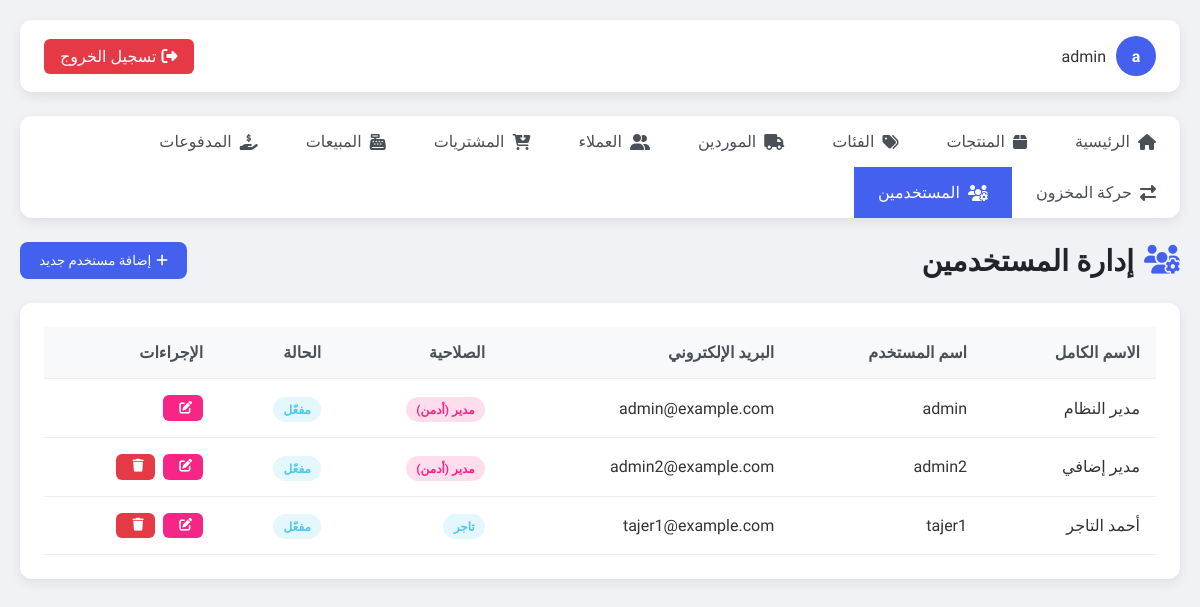
/users.php (signed in), run on the app's committed database.
### tables this page shows
CREATE TABLE IF NOT EXISTS users (
    id INT AUTO_INCREMENT PRIMARY KEY,
    username VARCHAR(100) NOT NULL UNIQUE,
    password VARCHAR(255) NOT NULL,
    full_name VARCHAR(150) NOT NULL,
    email VARCHAR(150),
    role ENUM('admin', 'merchant') NOT NULL DEFAULT 'merchant',
    is_active TINYINT(1) NOT NULL DEFAULT 1,
    created_at TIMESTAMP DEFAULT CURRENT_TIMESTAMP,
    updated_at TIMESTAMP DEFAULT CURRENT_TIMESTAMP ON UPDATE CURRENT_TIMESTAMP
);

### users.php (the view, shortened to what this page needs)
<?php
include "config.php";
$sql = "SELECT * FROM users ORDER BY created_at DESC";
$result = mysqli_query($conn, $sql);
$users = mysqli_fetch_all($result, MYSQLI_ASSOC);
?>
<!DOCTYPE html>
<html lang="ar" dir="rtl">
<head>
    <link rel="stylesheet" href="https://cdnjs.cloudflare.com/ajax/libs/font-awesome/6.4.0/css/all.min.css">
</head>
<body>
    <div class="container">
        <div class="topbar">
            <div class="user-info">
                <div class="avatar"><?php echo substr($_SESSION["username"], 0, 1); ?></div>
                <span><?php echo $_SESSION["username"]; ?></span>
            </div>
            <a href="logout.php" class="logout-btn"><i class="fas fa-sign-out-alt"></i> تسجيل الخروج</a>
        </div>
        <div class="nav">
            <a href="index.php"><i class="fas fa-home"></i> الرئيسية</a>
            <a href="products.php"><i class="fas fa-box"></i> المنتجات</a>
            <a href="categories.php"><i class="fas fa-tags"></i> الفئات</a>
            <a href="suppliers.php"><i class="fas fa-truck"></i> الموردين</a>
            <a href="customers.php"><i class="fas fa-user-friends"></i> العملاء</a>
            <a href="purchases.php"><i class="fas fa-cart-arrow-down"></i> المشتريات</a>
            <a href="sales.php"><i class="fas fa-cash-register"></i> المبيعات</a>
            <a href="payments.php"><i class="fas fa-hand-holding-usd"></i> المدفوعات</a>
            <a href="stock_movements.php"><i class="fas fa-exchange-alt"></i> حركة المخزون</a>
            <a href="users.php" class="active"><i class="fas fa-users-cog"></i> المستخدمين</a>
        </div>
        <div class="page-header">
            <h1 class="page-title"><i class="fas fa-users-cog"></i> إدارة المستخدمين</h1>
            <button onclick="showAddForm()" class="btn btn-primary"><i class="fas fa-plus"></i> إضافة مستخدم جديد</button>
        </div>
        <div class="table-container">
            <table>
                <thead>
                    <tr>
                        <th>الاسم الكامل</th>
                        <th>اسم المستخدم</th>
                        <th>البريد الإلكتروني</th>
                        <th>الصلاحية</th>
                        <th>الحالة</th>
                        <th>الإجراءات</th>
                    </tr>
                </thead>
                <tbody>
                    <?php if(count($users) > 0): ?>
                        <?php foreach($users as $u): ?>
                            <tr>
                                <td><?php echo $u['full_name']; ?></td>
                                <td><?php echo $u['username']; ?></td>
                                <td><?php echo $u['email'] ? $u['email'] : '—'; ?></td>
                                <td>
                                    <span class="badge <?php echo $u['role'] === 'admin' ? 'badge-warning' : 'badge-success'; ?>">
                                        <?php echo $u['role'] === 'admin' ? 'مدير (أدمن)' : 'تاجر'; ?>
                                    </span>
                                </td>
                                <td>
                                    <span class="badge <?php echo $u['is_active'] ? 'badge-success' : 'badge-warning'; ?>">
                                        <?php echo $u['is_active'] ? 'مفعّل' : 'موقوف'; ?>
                                    </span>
                                </td>
                                <td>
                                    <div class="action-buttons">
                                        <a href="edit_user.php?id=<?php echo $u['id']; ?>" class="btn btn-warning btn-sm"><i class="fas fa-edit"></i></a>
                                        <?php if((int)$u['id'] !== (int)$_SESSION['id']): ?>
                                            <a href="users.php?delete_id=<?php echo $u['id']; ?>" class="btn btn-danger btn-sm" onclick="return confirm('هل أنت متأكد من حذف هذا المستخدم؟')"><i class="fas fa-trash"></i></a>
                                        <?php endif; ?>
                                    </div>
                                </td>
                            </tr>
                        <?php endforeach; ?>
                    <?php else: ?>
                        <tr>
                            <td colspan="6" style="text-align: center;">لا يوجد مستخدمون مسجلون</td>
                        </tr>
                    <?php endif; ?>
                </tbody>
            </table>
        </div>
    </div>
</body>
</html>

### users.php (style rules this page uses)
:root { --primary: #4361ee; --secondary: #3f37c9; --success: #4cc9f0; --info: #4895ef; --warning: #f72585; --danger: #e63946; --light: #f8f9fa; --dark: #212529; --background: #f0f2f5; --card-shadow: 0 4px 12px rgba(0, 0, 0, 0.08); }
* { margin: 0; padding: 0; box-sizing: border-box; font-family: 'Tajawal', sans-serif; }
body { background-color: var(--background); color: #333; min-height: 100vh; }
.container { max-width: 1200px; margin: 0 auto; padding: 20px; }
.topbar { background-color: white; border-radius: 12px; padding: 1rem 1.5rem; margin-bottom: 1.5rem; display: flex; justify-content: space-between; align-items: center; box-shadow: var(--card-shadow); }
.user-info { display: flex; align-items: center; }
.user-info .avatar { width: 40px; height: 40px; background-color: var(--primary); border-radius: 50%; display: flex; align-items: center; justify-content: center; color: white; margin-left: 10px; font-weight: bold; }
.logout-btn { background-color: var(--danger); color: white; padding: 0.5rem 1rem; border-radius: 6px; text-decoration: none; display: flex; align-items: center; transition: all 0.3s; }
.logout-btn i { margin-left: 5px; }
.nav { display: flex; flex-wrap: wrap; background: white; border-radius: 12px; margin-bottom: 1.5rem; box-shadow: var(--card-shadow); }
.nav a { padding: 1rem 1.5rem; text-decoration: none; color: #495057; font-weight: 500; transition: all 0.3s; display: flex; align-items: center; }
.nav a:hover, .nav a.active { background-color: var(--primary); color: white; }
.nav a i { margin-left: 8px; }
.page-header { display: flex; justify-content: space-between; align-items: center; margin-bottom: 1.5rem; }
.page-title { font-size: 1.8rem; color: var(--dark); display: flex; align-items: center; }
.page-title i { margin-left: 10px; color: var(--primary); }
.btn { padding: 0.7rem 1.2rem; border-radius: 8px; text-decoration: none; display: inline-flex; align-items: center; transition: all 0.3s; font-weight: 500; border: none; cursor: pointer; }
.btn-primary { background-color: var(--primary); color: white; }
.btn i { margin-left: 5px; }
.table-container { background-color: white; border-radius: 12px; padding: 1.5rem; box-shadow: var(--card-shadow); margin-bottom: 1.5rem; overflow-x: auto; }
table { width: 100%; border-collapse: collapse; }
th, td { padding: 1rem; text-align: right; border-bottom: 1px solid #eee; }
th { font-weight: 600; color: #495057; background-color: #f8f9fa; }
.badge { padding: 0.35rem 0.65rem; border-radius: 50rem; font-size: 0.75rem; font-weight: 700; }
.badge-success { background-color: rgba(76, 201, 240, 0.15); color: #4cc9f0; }
.badge-warning { background-color: rgba(247, 37, 133, 0.15); color: #f72585; }
.action-buttons { display: flex; gap: 0.5rem; }
.btn-sm { padding: 0.4rem 0.7rem; font-size: 0.8rem; border-radius: 6px; }
.btn-warning { background-color: var(--warning); color: white; }
.btn-danger { background-color: var(--danger); color: white; }

### data on the page
users: full_name "مدير النظام", username "admin", email "admin@example.com", role "مدير (أدمن)", is_active "مفعّل"
users: full_name "مدير إضافي", username "admin2", email "admin2@example.com", role "مدير (أدمن)", is_active "مفعّل"
users: full_name "أحمد التاجر", username "tajer1", email "tajer1@example.com", role "تاجر", is_active "مفعّل"

### other printed values
substr($_SESSION["username"], 0, 1) "a"
$_SESSION["username"] "admin"
